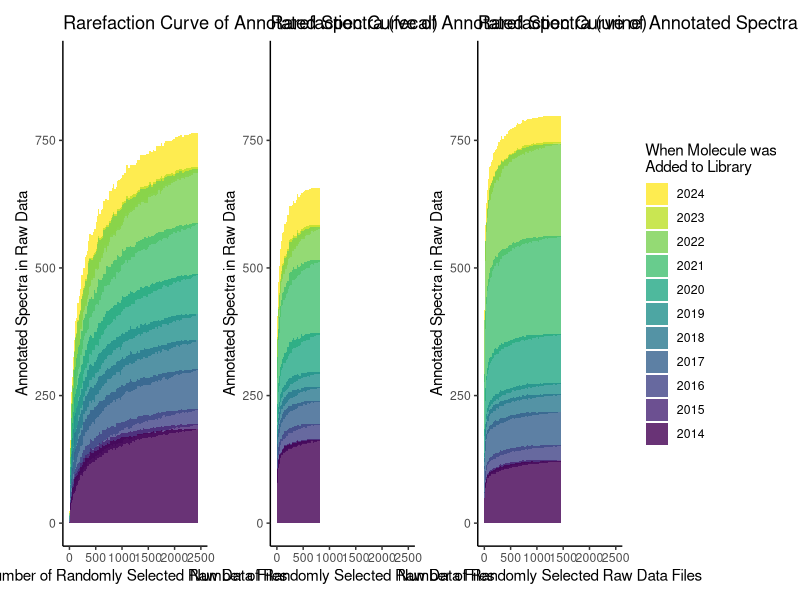

Source code (R):


required_packages <- c("viridis", "ggplot2", "patchwork", "data.table")

for (package in required_packages) {
  if (!require(package, character.only = TRUE)) {
    install.packages(package)
  }
}

library(data.table)
library(ggplot2)
library(viridis)
library(patchwork)

#1.

#for fecal download and unzip https://gnps2.org/taskzip?task=82f4b17608ae41ac892aff3cd9df7b30
#for urine download and unzip https://gnps2.org/taskzip?task=dd713048b4004d30a2464dbd1804e46a
#for plasma download and unzip https://gnps2.org/taskzip?task=a769812c768442638f0619c8a3cf5744


dt_plasma = fread ('./data/rarefaction_curve_plasma.tsv', colClasses = list(factor = "year"))
dt_plasma[, year := factor(year, levels = rev(levels(year)))]
dt_urine = fread ('./data/rarefaction_curve_urine.tsv', colClasses = list(factor = "year"))
dt_urine[, year := factor(year, levels = rev(levels(year)))]
dt_fecal = fread ('./data/rarefaction_curve_fecal.tsv', colClasses = list(factor = "year"))
dt_fecal[, year := factor(year, levels = rev(levels(year)))]


# Plot the rarefaction curve with area plot by year
p_plasma <- ggplot(dt_plasma, aes(x = num_files, y = N, fill = year)) +
  geom_area(alpha = 0.8, position = 'stack') +
  scale_fill_viridis(discrete = TRUE, direction = -1) +
  labs(
    title = paste0("Rarefaction Curve of Annotated Spectra (plasma)"),
    x = "Number of Randomly Selected Raw Data Files",
    y = "Annotated Spectra in Raw Data",
    fill = "When Molecule was\nAdded to Library"
  ) +
  xlim(0, 2500) +
  ylim(0, 900) +
  theme_classic()

p_urine <- ggplot(dt_urine, aes(x = num_files, y = N, fill = year)) +
    geom_area(alpha = 0.8, position = 'stack') +
    scale_fill_viridis(discrete = TRUE, direction = -1) +
    labs(
        title = paste0("Rarefaction Curve of Annotated Spectra (urine)"),
        x = "Number of Randomly Selected Raw Data Files",
        y = "Annotated Spectra in Raw Data",
        fill = "When Molecule was\nAdded to Library"
    ) +
    xlim(0, 2500) +
    ylim(0, 900) +
    theme_classic()

p_fecal <- ggplot(dt_fecal, aes(x = num_files, y = N, fill = year)) +
    geom_area(alpha = 0.8, position = 'stack') +
    scale_fill_viridis(discrete = TRUE, direction = -1) +
    labs(
        title = paste0("Rarefaction Curve of Annotated Spectra (fecal)"),
        x = "Number of Randomly Selected Raw Data Files",
        y = "Annotated Spectra in Raw Data",
        fill = "When Molecule was\nAdded to Library"
    ) +
    xlim(0, 2500) +
    ylim(0, 900) +
    theme_classic()


#combine and collect legends
p_final = p_fecal + p_urine + p_plasma + plot_layout(guides = 'collect')




ggsave("./figures/Figure_1a.pdf", plot = p_final, width = 50, height = 10, units = 'cm')

